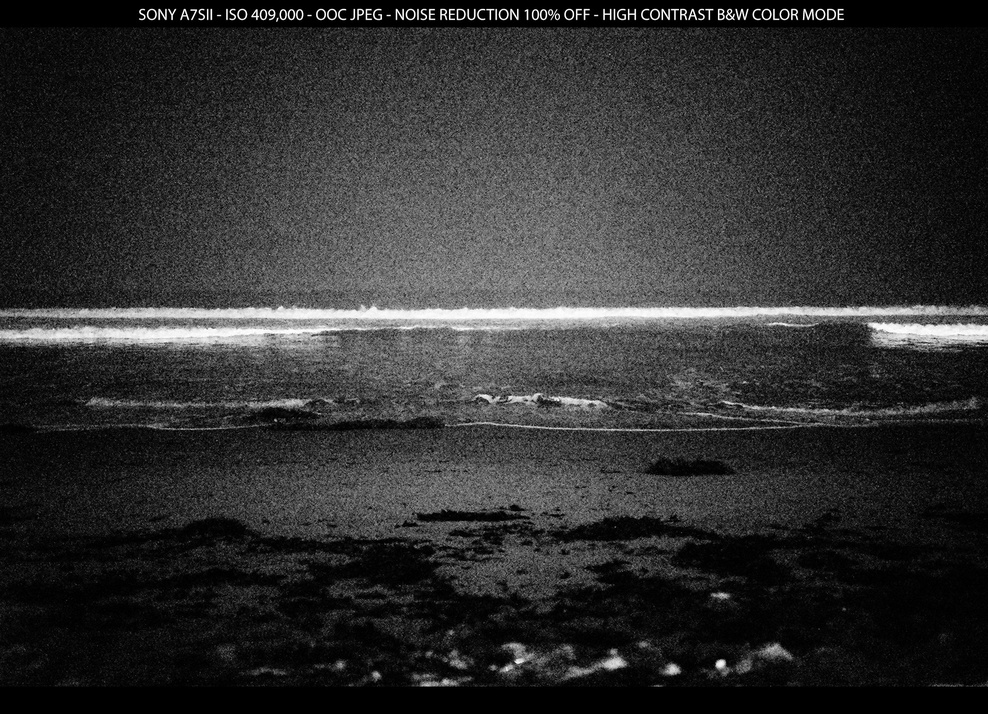
#> input picture imgA4/ISO409600_SonyA7SII_lowlight_image.jpg, 988 x 714 px, shrunk from 1800 x 1302 before the run
$ python A4.py
#> lines starting #> are read from the running program, lines starting #| are printed output that depends on the picture
__author__ = 'Myriam'

import cv2 as cv

def main():
    filename = "imgA4/ISO409600_SonyA7SII_lowlight_image.jpg"

    img1 = cv.imread(filename)
#> img1 is the input picture: shape (714, 988, 3); min 0, max 255, mean 47.4

    q1GaussBlur = True
    q1NLM = False

    if q1GaussBlur:
        img1 = cv.GaussianBlur(img1, (15, 15), 3)
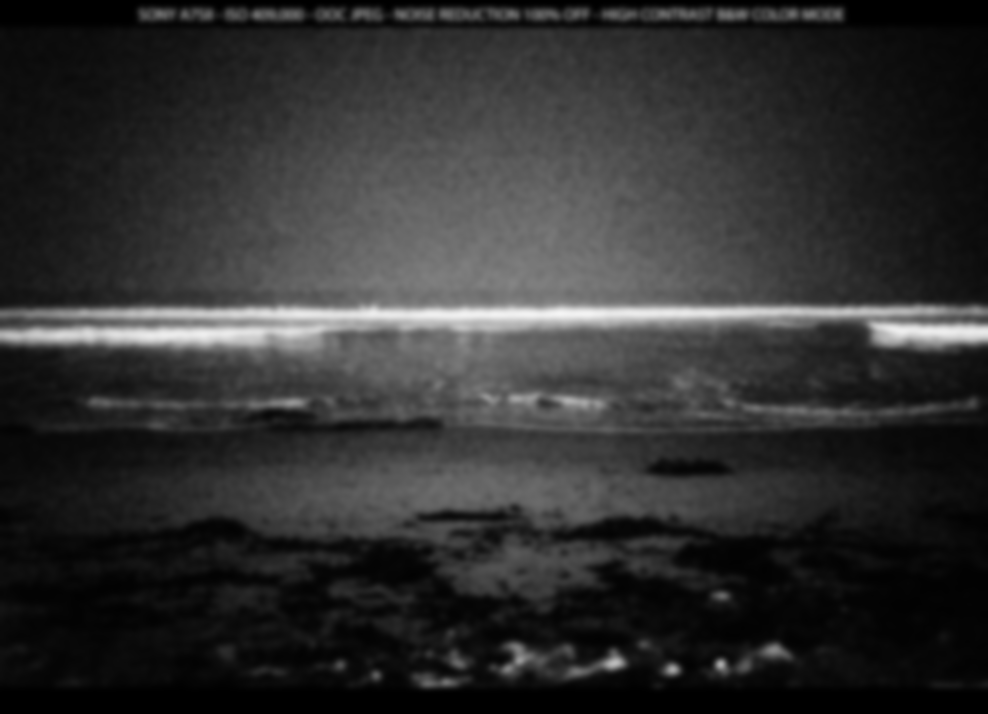
#> img1: shape (714, 988, 3); min 0, max 245, mean 47.4
    elif q1NLM:
        img1 = cv.fastNlMeansDenoising(img1, h=17, templateWindowSize=7, searchWindowSize=21)

    cv.imshow('dst_rt', img1)
#
    cv.normalize(img1, img1, 0, 255, cv.NORM_MINMAX)
    cv.imwrite("q1_gauss_15_3.jpg", img1)
    cv.waitKey(0)

if __name__ == '__main__':
    main()

$ run again, with imgA4/KompSat5_AutoA_Sydney_SAR.jpeg copied over imgA4/ISO409600_SonyA7SII_lowlight_image.jpg
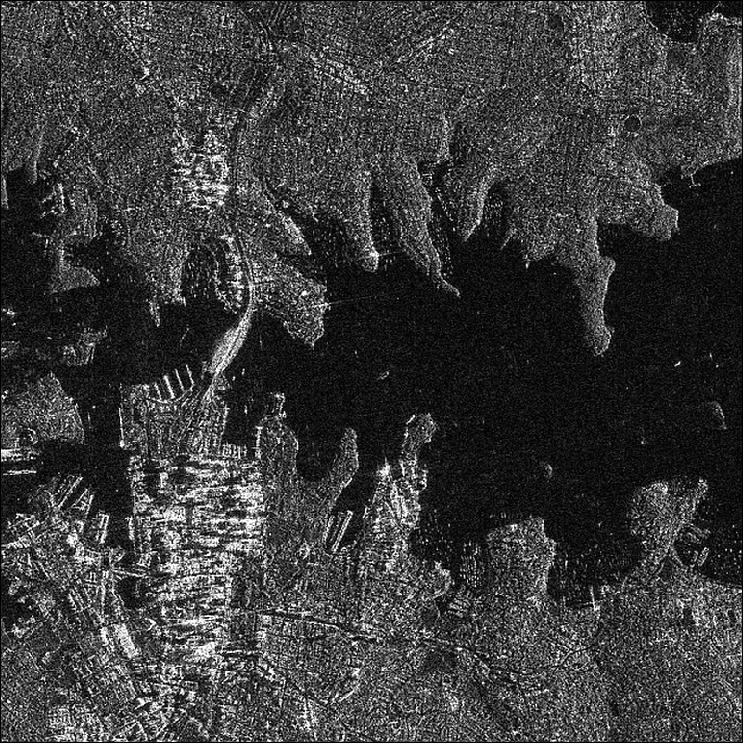
#> input picture imgA4/KompSat5_AutoA_Sydney_SAR.jpeg, 744 x 744 px
#> in main, img1 is the input picture: shape (744, 744, 3); min 0, max 255, mean 60.7
#> in main, `img1 = cv.GaussianBlur(img1, (15, 15), 3)`:
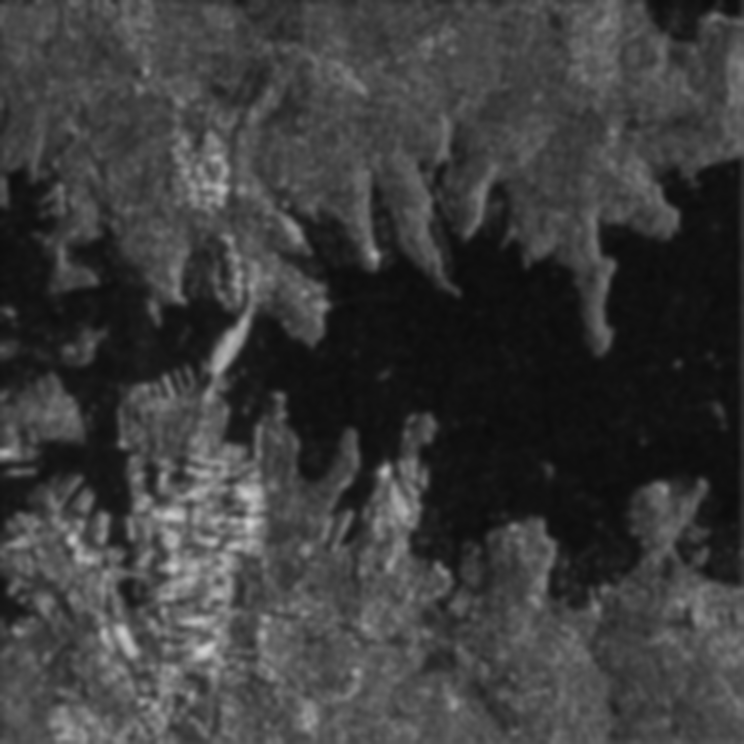
#> img1: shape (744, 744, 3); min 11, max 207, mean 60.6
#> in main, `cv.normalize(img1, img1, 0, 255, cv.NORM_MINMAX)`:
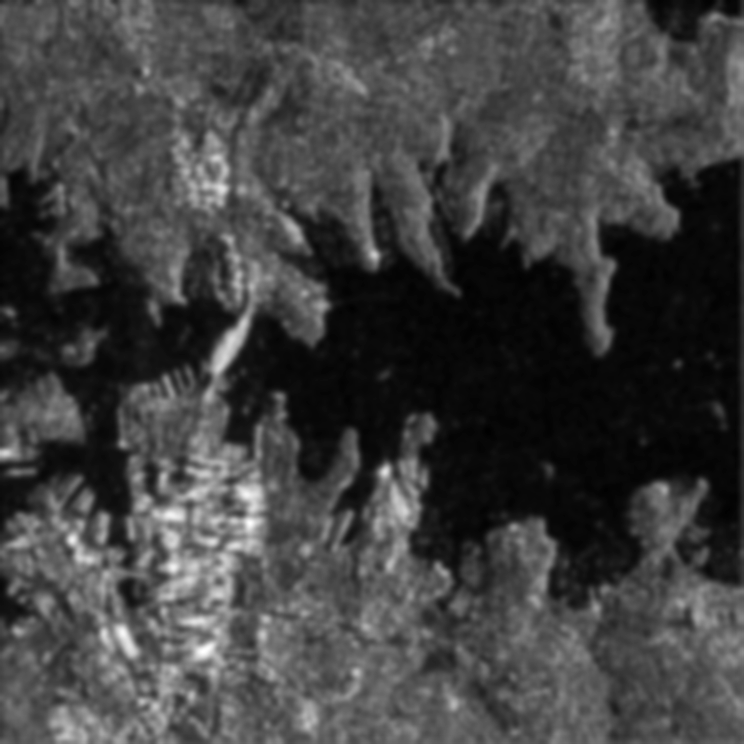
#> img1: shape (744, 744, 3); min 0, max 255, mean 64.5
